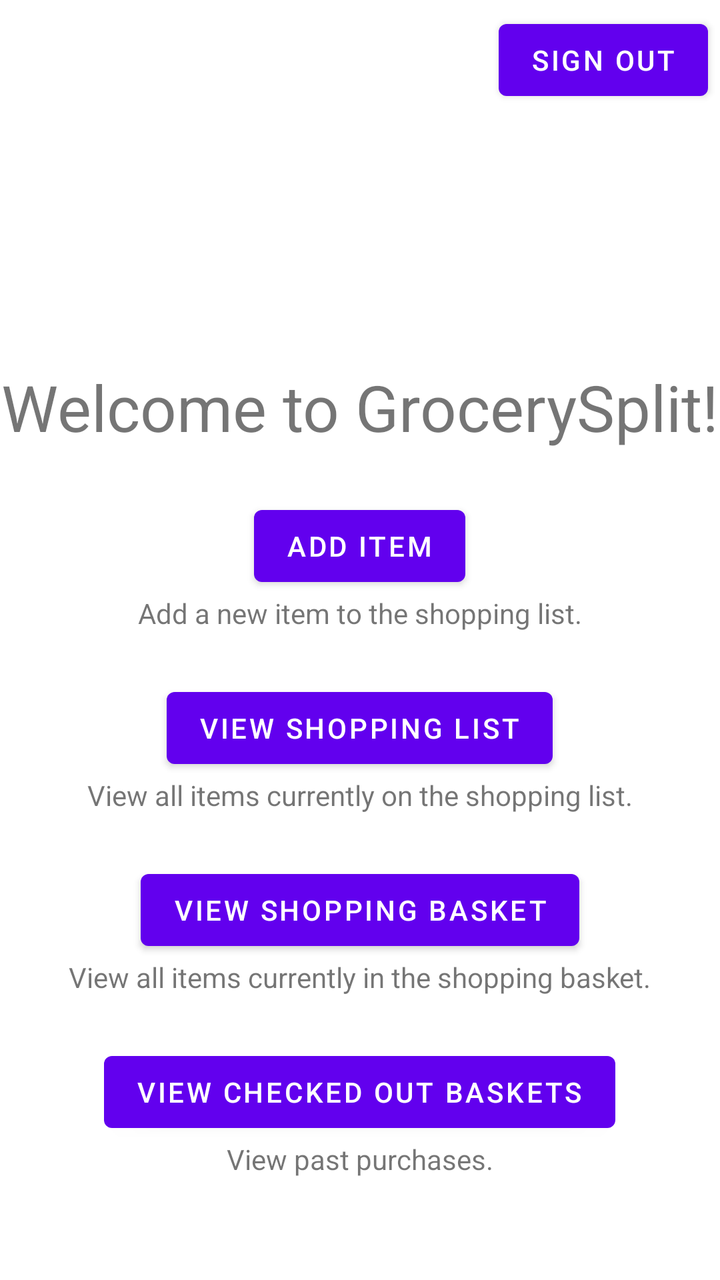
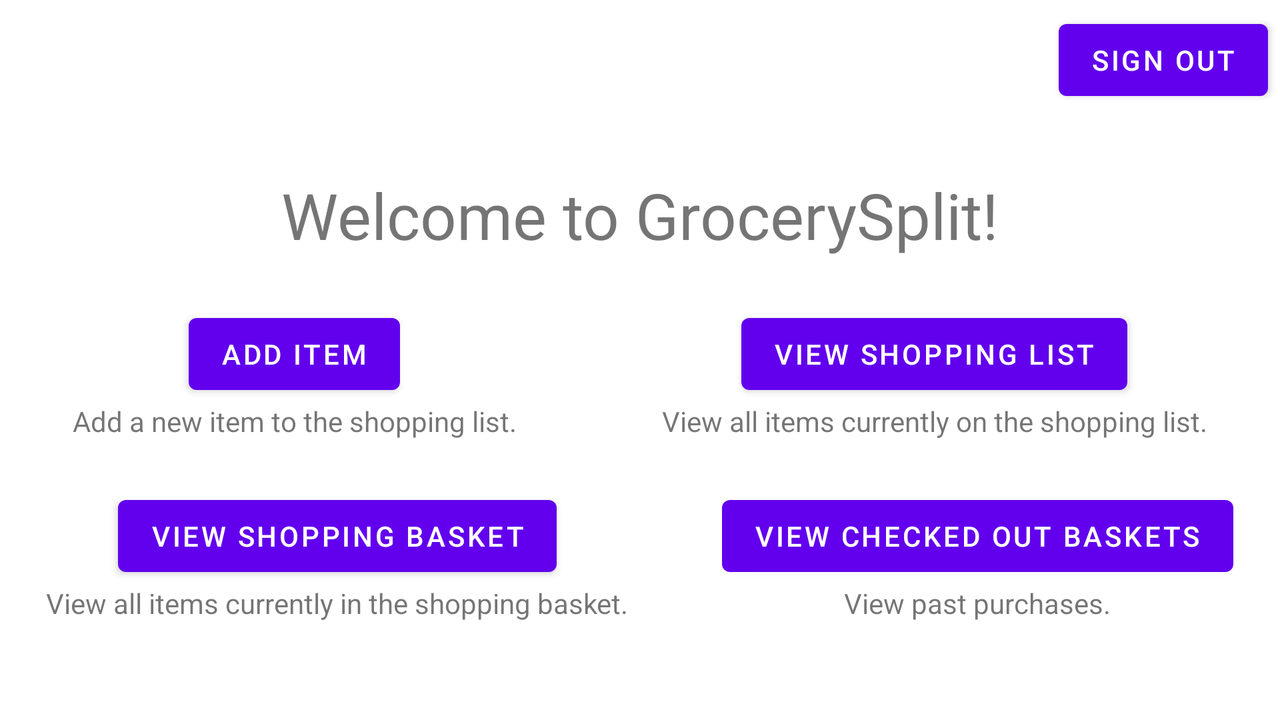

First picture: res/layout/ on a phone held upright. Second picture: the repository's own variant of that layout, on a device whose configuration matches the variant's folder. Source for both follows.
<!-- AndroidManifest.xml: application theme Theme.MaterialComponents.DayNight -->
<!-- res/layout/activity_main.xml -->
<?xml version="1.0" encoding="utf-8"?>
<LinearLayout xmlns:android="http://schemas.android.com/apk/res/android"
    xmlns:app="http://schemas.android.com/apk/res-auto"
    xmlns:tools="http://schemas.android.com/tools"
    android:id="@+id/main"
    android:layout_width="match_parent"
    android:layout_height="match_parent"
    android:orientation="vertical"
    tools:context=".MainActivity">

    <Button
        android:id="@+id/button3"
        android:layout_width="wrap_content"
        android:layout_height="wrap_content"
        android:layout_gravity="right"
        android:layout_marginTop="6dp"
        android:layout_marginRight="6dp"
        android:text="Sign Out" />

    <TextView
        android:id="@+id/textView19"
        android:layout_width="wrap_content"
        android:layout_height="wrap_content"
        android:layout_gravity="center"
        android:layout_marginTop="128dp"
        android:text="Welcome to GrocerySplit!"
        android:textSize="32dp" />

    <LinearLayout
        android:layout_width="wrap_content"
        android:layout_height="wrap_content"
        android:layout_gravity="center"
        android:gravity="center"
        android:orientation="vertical">

        <Button
            android:id="@+id/button5"
            android:layout_width="wrap_content"
            android:layout_height="wrap_content"
            android:layout_marginTop="24sp"
            android:text="Add Item" />

        <TextView
            android:id="@+id/textView20"
            android:layout_width="wrap_content"
            android:layout_height="wrap_content"
            android:text="Add a new item to the shopping list." />

        <Button
            android:id="@+id/button8"
            android:layout_width="wrap_content"
            android:layout_height="wrap_content"
            android:layout_marginTop="24sp"
            android:text="View Shopping List" />

        <TextView
            android:id="@+id/textView23"
            android:layout_width="wrap_content"
            android:layout_height="wrap_content"
            android:text="View all items currently on the shopping list." />

        <Button
            android:id="@+id/button10"
            android:layout_width="wrap_content"
            android:layout_height="wrap_content"
            android:layout_marginTop="24sp"
            android:text="View Shopping Basket" />

        <TextView
            android:id="@+id/textView24"
            android:layout_width="wrap_content"
            android:layout_height="wrap_content"
            android:text="View all items currently in the shopping basket." />

        <Button
            android:id="@+id/button11"
            android:layout_width="wrap_content"
            android:layout_height="wrap_content"
            android:layout_marginTop="24sp"
            android:text="View Checked Out Baskets" />

        <TextView
            android:id="@+id/textView25"
            android:layout_width="wrap_content"
            android:layout_height="wrap_content"
            android:text="View past purchases." />

    </LinearLayout>

</LinearLayout>
<!-- resources referenced by this layout -->
<resources>

</resources>
<!-- res/layout-land/activity_main.xml (the repository's variant of the layout above) -->
<!-- drawn on the phone turned sideways -->
<?xml version="1.0" encoding="utf-8"?>
<LinearLayout xmlns:android="http://schemas.android.com/apk/res/android"
    xmlns:app="http://schemas.android.com/apk/res-auto"
    xmlns:tools="http://schemas.android.com/tools"
    android:id="@+id/main"
    android:layout_width="match_parent"
    android:layout_height="match_parent"
    android:orientation="vertical"
    tools:context=".MainActivity">

    <Button
        android:id="@+id/button3"
        android:layout_width="wrap_content"
        android:layout_height="wrap_content"
        android:layout_gravity="right"
        android:layout_marginTop="6dp"
        android:layout_marginRight="6dp"
        android:text="Sign Out" />

    <TextView
        android:id="@+id/textView19"
        android:layout_width="wrap_content"
        android:layout_height="wrap_content"
        android:layout_gravity="center"
        android:layout_marginTop="32dp"
        android:text="Welcome to GrocerySplit!"
        android:textSize="32dp" />

    <ScrollView
        android:layout_width="match_parent"
        android:layout_height="match_parent">

        <LinearLayout
            android:layout_width="match_parent"
            android:layout_height="wrap_content"
            android:orientation="vertical" >

            <LinearLayout
                android:layout_width="match_parent"
                android:layout_height="wrap_content"
                android:layout_gravity="center"
                android:orientation="horizontal"
                android:weightSum="1">

                <LinearLayout
                    android:layout_width="wrap_content"
                    android:layout_height="wrap_content"
                    android:layout_gravity="center"
                    android:layout_weight=".5"
                    android:orientation="vertical">

                    <Button
                        android:id="@+id/button5"
                        android:layout_width="wrap_content"
                        android:layout_height="wrap_content"
                        android:layout_gravity="center"
                        android:layout_marginTop="24sp"
                        android:text="Add Item" />

                    <TextView
                        android:id="@+id/textView20"
                        android:layout_width="wrap_content"
                        android:layout_height="wrap_content"
                        android:layout_gravity="center"
                        android:text="Add a new item to the shopping list." />
                </LinearLayout>

                <LinearLayout
                    android:layout_width="wrap_content"
                    android:layout_height="wrap_content"
                    android:layout_gravity="end"
                    android:layout_weight=".5"
                    android:orientation="vertical">

                    <Button
                        android:id="@+id/button8"
                        android:layout_width="wrap_content"
                        android:layout_height="wrap_content"
                        android:layout_gravity="center"
                        android:layout_marginTop="24sp"
                        android:gravity="center"
                        android:text="View Shopping List" />

                    <TextView
                        android:id="@+id/textView23"
                        android:layout_width="wrap_content"
                        android:layout_height="wrap_content"
                        android:layout_gravity="center"
                        android:text="View all items currently on the shopping list." />
                </LinearLayout>

            </LinearLayout>

            <LinearLayout
                android:layout_width="match_parent"
                android:layout_height="wrap_content"
                android:layout_gravity="center"
                android:orientation="horizontal"
                android:weightSum="1">

                <LinearLayout
                    android:layout_width="wrap_content"
                    android:layout_height="wrap_content"
                    android:layout_weight=".5"
                    android:orientation="vertical">

                    <Button
                        android:id="@+id/button10"
                        android:layout_width="wrap_content"
                        android:layout_height="wrap_content"
                        android:layout_gravity="center"
                        android:layout_marginTop="24sp"
                        android:text="View Shopping Basket" />

                    <TextView
                        android:id="@+id/textView24"
                        android:layout_width="wrap_content"
                        android:layout_height="wrap_content"
                        android:layout_gravity="center"
                        android:text="View all items currently in the shopping basket." />
                </LinearLayout>

                <LinearLayout
                    android:layout_width="wrap_content"
                    android:layout_height="wrap_content"
                    android:layout_weight=".5"
                    android:orientation="vertical">

                    <Button
                        android:id="@+id/button11"
                        android:layout_width="wrap_content"
                        android:layout_height="wrap_content"
                        android:layout_gravity="center"
                        android:layout_marginTop="24sp"
                        android:text="View Checked Out Baskets" />

                    <TextView
                        android:id="@+id/textView25"
                        android:layout_width="wrap_content"
                        android:layout_height="wrap_content"
                        android:layout_gravity="center"
                        android:text="View past purchases." />
                </LinearLayout>

            </LinearLayout>

        </LinearLayout>
    </ScrollView>

</LinearLayout>
